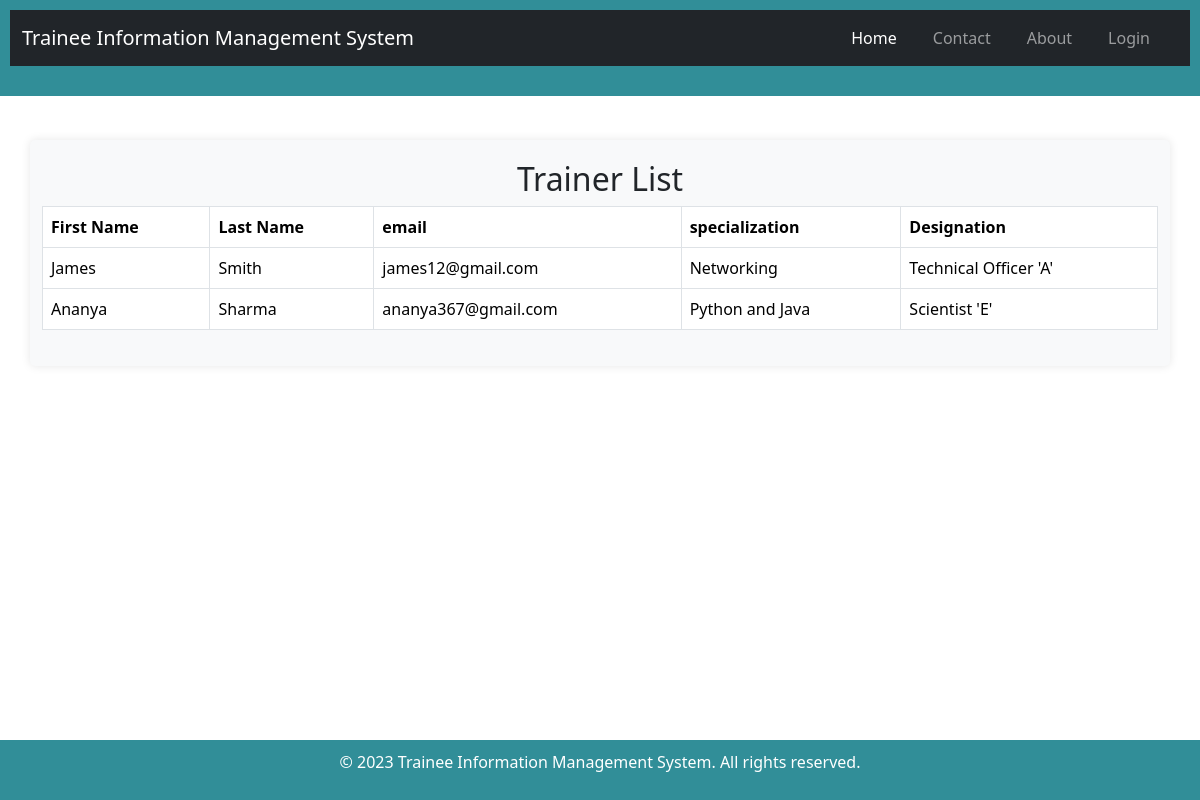
The page /trainee_mgt/trainer_list/ on the database its author committed.
### trainee_mgt/models.py (models this page shows, shortened)
class Trainer(models.Model):
    first_name = models.CharField(max_length=50)
    last_name = models.CharField(max_length=50)
    email = models.EmailField(unique=True)
    phone_number = models.CharField(max_length=15)
    specialization = models.CharField(max_length=100, null=True)
    designation = models.CharField(max_length=100, null=True)

### trainee_mgt/views.py (the view)
# urls.py: path('trainer_list/', views.trainer_list, name='trainer_list'),
def trainer_list(request):
    trainers = Trainer.objects.all()
    return render(request, 'trainee/trainer_list.html', {'trainers': trainers})

### trainee_mgt/templates/trainee/trainer_list.html
{% extends 'trainee/base.html' %}
{% block content %}
<div class="container mt-4">
    <h2 style="text-align:center;">Trainer List</h2>
    <div class="table-responsive">
    <table class="table table-bordered">
        <thead>
            <tr>
                <th>First Name</th>
                <th>Last Name</th>
                <th>email</th>
                <th>specialization</th>
                <th>Designation</th>
            </tr>
        </thead>
        <tbody>
            {% for trainer in trainers %}
            <tr>
                <td>{{ trainer.first_name }}</td>
                <td>{{ trainer.last_name }}</td>
                <td>{{ trainer.email }}</td>
                <td>{{ trainer.specialization }}</td>
                <td>{{ trainer.designation }}</td>
            </tr>
            {% endfor %}
        </tbody>
    </table>
</div>
</div>
{% endblock %}

### trainee_mgt/static/css/styles.css (style rules this page uses)
body, h1, h2, h3, p, ul, li { margin: 0; padding: 0; }
body { font-family: Arial, sans-serif; background-color: #f0f0f0; display: flex; flex-direction: column; min-height: 100vh; }
.container { background-color: #f8f9fa; padding: 20px; border-radius: 5px; box-shadow: 0 0 10px rgba(0, 0, 0, 0.1); }

### rows shown on the page
Trainer: first_name "James", last_name "Smith", email "james12@gmail.com", specialization "Networking", designation "Technical Officer 'A'"
Trainer: first_name "Ananya", last_name "Sharma", email "ananya367@gmail.com", specialization "Python and Java", designation "Scientist 'E'"
